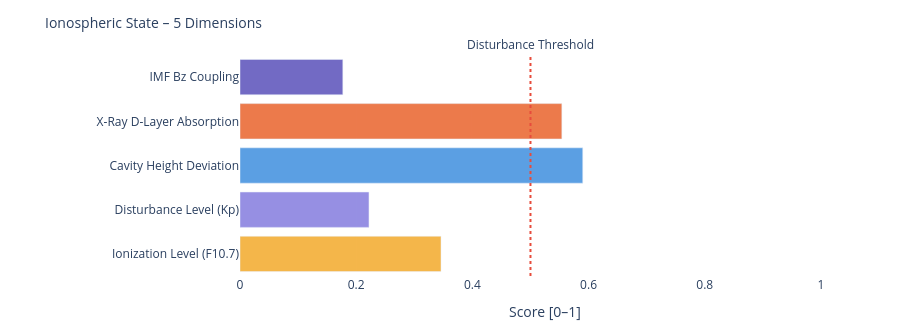

The cell this chart's notebook holds for it:
### Markdown cell above
---
### 📐 Systemic Insight: Geometric Cavity vs. Real Schumann Resonance

**Relevant for:** Layer 6 = delta analysis &nbsp;|&nbsp; Layer 7 = feature vector / system interpretation

A cavity height change from 80 km to 70 km shifts the **idealized geometric frequencies** only minimally:

| Modus | Aktuell | Referenz | Δ |
|-------|---------|----------|---|
| SR-1 | 10.4762 Hz | 10.4599 Hz | +16 mHz |
| SR-2 | 18.1452 Hz | 18.1171 Hz | +28 mHz |
| SR-3 | 25.6612 Hz | 25.6215 Hz | +40 mHz |
| SR-4 | 33.1285 Hz | 33.0772 Hz | +51 mHz |

The geometric effect is limited because 10 km is very small compared to Earth's radius (~6371 km).

**Consequence:** Real Schumann deviations are likely driven more strongly by **conductivity, damping, day/night structure, lightning distribution and source geometry** than by pure cavity height.

---

**Layer 6 compares:**
```
geometric Δ from Layer 4  vs.  observed Δ from real Schumann measurement data
```

**Layer 7 Feature:**
```
If real Δ >> geometric Δ  →  non-geometric factors dominant
```

### Code cell
# ============================================================
# IONOSPHERIC STATE – Summary gauge
# Five dimensions: ionization, disturbance, cavity height, X-Ray, Bz coupling
# ============================================================

def norm(v, lo, hi):
    if v is None: return None
    return round(max(0.0, min(1.0, (v - lo) / (hi - lo))), 3)

# Ionization level (F10.7 → F2-Layer)
ioniz = norm(f107_val, 60, 250)

# Disturbance level (Kp → E/F-Layer irregularities)
disturb = norm(kp_val, 0, 9)

# Cavity height deviation from reference (80 km)
h_dev = norm(abs(h_eff - 80), 0, 20)

# X-Ray ionization (D-Layer absorption)
xray_ioniz = None
if xray_now is not None:
    xray_ioniz = norm(math.log10(max(xray_now, 1e-9)) + 9, 0, 5)

# Bz coupling (southward Bz → stronger magnetosphere-ionosphere coupling)
bz_coupling = norm(-(bz_now or 0), -5, 30) if bz_now is not None else None

dims = [
    ('Ionization Level (F10.7)',    ioniz,      '#F2A623'),
    ('Disturbance Level (Kp)',      disturb,    '#7F77DD'),
    ('Cavity Height Deviation',     h_dev,      '#378ADD'),
    ('X-Ray D-Layer Absorption',    xray_ioniz, '#E85D24'),
    ('IMF Bz Coupling',             bz_coupling,'#534AB7'),
]

fig = go.Figure()
for name, val, col in dims:
    if val is not None:
        h = int(val * 20)
        bar = '█' * h + '░' * (20 - h)
        label = f'{name}:  {bar}  {val:.3f}'
    else:
        label = f'{name}:  {"─" * 20}  n/a'
    fig.add_trace(go.Bar(
        x=[val if val is not None else 0],
        y=[name],
        orientation='h',
        marker_color=col, opacity=0.82,
        showlegend=False
    ))

fig.add_vline(x=0.5, line_dash='dot', line_color='#e74c3c',
              annotation_text='Disturbance Threshold', annotation_position='top')
fig.update_layout(
    title=dict(text='Ionospheric State – 5 Dimensions', font=dict(size=14)),
    xaxis=dict(title='Score [0–1]', range=[0, 1.05]),
    height=330, plot_bgcolor='rgba(0,0,0,0)', paper_bgcolor='rgba(0,0,0,0)',
    margin=dict(l=240, r=50, t=55, b=40)
)
fig.show()

print(f'\nIonospheric state:')
for name, val, _ in dims:
    print(f'  {name:<35} {val:.3f}' if val is not None else f'  {name:<35} n/a')

### Figure 1 — Plotly figure (JSON) as saved in the notebook; plotly's stock layout.template omitted (floating-point values rounded to 4 significant figures)
{"data": [{"marker": {"color": "#F2A623"}, "opacity": 0.82, "orientation": "h", "showlegend": false, "type": "bar", "x": [0.346], "y": ["Ionization Level (F10.7)"]}, {"marker": {"color": "#7F77DD"}, "opacity": 0.82, "orientation": "h", "showlegend": false, "type": "bar", "x": [0.222], "y": ["Disturbance Level (Kp)"]}, {"marker": {"color": "#378ADD"}, "opacity": 0.82, "orientation": "h", "showlegend": false, "type": "bar", "x": [0.59], "y": ["Cavity Height Deviation"]}, {"marker": {"color": "#E85D24"}, "opacity": 0.82, "orientation": "h", "showlegend": false, "type": "bar", "x": [0.554], "y": ["X-Ray D-Layer Absorption"]}, {"marker": {"color": "#534AB7"}, "opacity": 0.82, "orientation": "h", "showlegend": false, "type": "bar", "x": [0.177], "y": ["IMF Bz Coupling"]}], "layout": {"annotations": [{"showarrow": false, "text": "Disturbance Threshold", "x": 0.5, "xanchor": "center", "xref": "x", "y": 1, "yanchor": "bottom", "yref": "y domain"}], "height": 330, "margin": {"b": 40, "l": 240, "r": 50, "t": 55}, "paper_bgcolor": "rgba(0,0,0,0)", "plot_bgcolor": "rgba(0,0,0,0)", "shapes": [{"line": {"color": "#e74c3c", "dash": "dot"}, "type": "line", "x0": 0.5, "x1": 0.5, "xref": "x", "y0": 0, "y1": 1, "yref": "y domain"}], "title": {"font": {"size": 14}, "text": "Ionospheric State – 5 Dimensions"}, "xaxis": {"range": [0, 1.05], "title": {"text": "Score [0–1]"}}}}
